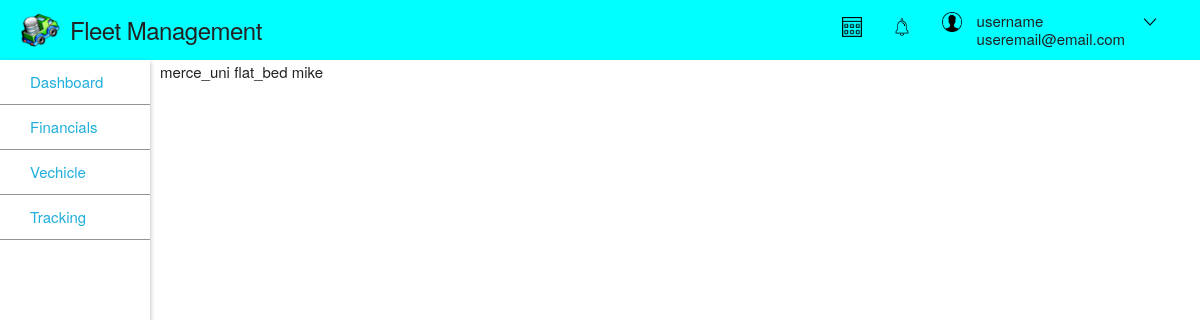
/truck_detail/2/, run on the app's committed database.
### core/models.py (models this page shows, shortened)
class Vehicle(models.Model):
    make = models.CharField(max_length=64)
    model = models.CharField(max_length=64)
    date_of_production = models.DateField()
    vin_number = models.IntegerField()
    unique_identifier = models.CharField(max_length=10)
    class Meta:
        abstract = True

class Truck(Vehicle):
    STATUS_CHOICE = (
        ('A', 'Active'),
        ('I', 'Idle'),
        ('M', 'Maintainance'),
    )
    fleet = models.ForeignKey(
        Fleet,
        on_delete = models.CASCADE
    )
    assigned_driver = models.OneToOneField(
        Driver,
        on_delete = models.CASCADE
    )
    load_capacity = models.IntegerField()
    axle_configuration = models.IntegerField()
    length = models.IntegerField()
    width = models.IntegerField()
    height = models.IntegerField()
    status = models.CharField(max_length=1, choices=STATUS_CHOICE, default='I')

class Fleet(models.Model):
    name = models.CharField(max_length=100)
    description = models.TextField(max_length=2000)
    def __str__(self):
        return self.name

class Staff(models.Model):
    first_name = models.CharField(max_length=100)
    last_name = models.CharField(max_length=100)
    email = models.EmailField()
    phone_number_1 = models.CharField(max_length=10)
    phone_number_2 = models.CharField(max_length=10)
    date_of_birth = models.DateField()
    position = models.CharField(max_length=64)
    hiring_date = models.DateField()
    salary = models.PositiveIntegerField()
    is_staff = models.BooleanField()
    class Meta:
        abstract = True

class Driver(Staff):
   driver_id = models.IntegerField()

### core/views.py (the view)
# urls.py: path('truck_detail/<int:id>/', views.truck_detail_page, name='truck-detail')
def truck_detail_page(request, id):
    truck = Truck.objects.get(id=id)
    context = {
        'truck':truck
    }
    return render(request, 'core/truck_info/truck_detail_view.html', context)

### core/templates/core/truck_info/truck_detail_view.html
{% extends 'core/base.html' %}
{% block body %}
{{ truck.unique_identifier }}
{{ truck.fleet }}
{{ truck.assigned_driver.first_name }}
{% endblock %}

### core/static/core/css/skeleton.css (style rules this page uses)
html { font-size: 62.5%; }
body { font-size: 1.5em; line-height: 1.6; font-weight: 400; font-family: "Raleway", "HelveticaNeue", "Helvetica Neue", Helvetica, Arial, sans-serif; color: #222; }

### data on the page
Truck: unique_identifier "merce_uni", fleet "flat_bed", assigned_driver.first_name "mike"
